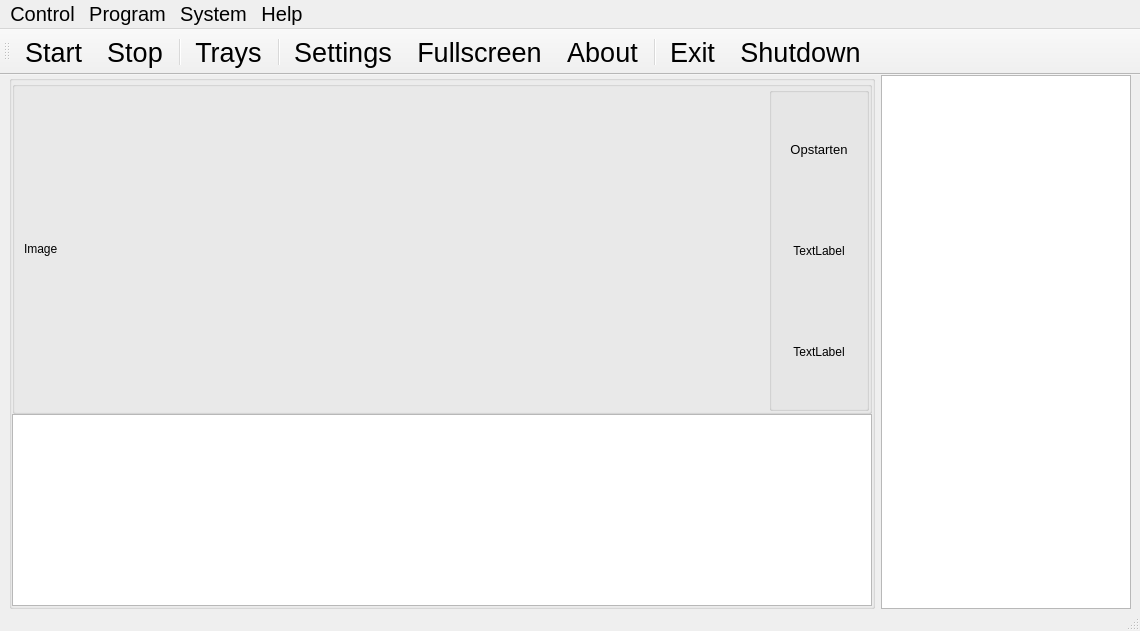
<?xml version="1.0" encoding="UTF-8"?>
<ui version="4.0">
 <class>MainWindow</class>
 <widget class="QMainWindow" name="MainWindow">
  <property name="geometry">
   <rect>
    <x>0</x>
    <y>0</y>
    <width>1140</width>
    <height>631</height>
   </rect>
  </property>
  <property name="windowTitle">
   <string>LEGO sorteermachine</string>
  </property>
  <property name="windowIcon">
   <iconset>
    <normaloff>ic/duck.png</normaloff>ic/duck.png</iconset>
  </property>
  <property name="statusTip">
   <string/>
  </property>
  <widget class="QWidget" name="centralwidget">
   <layout class="QHBoxLayout" name="horizontalLayout">
    <property name="topMargin">
     <number>0</number>
    </property>
    <property name="bottomMargin">
     <number>0</number>
    </property>
    <item>
     <widget class="QGroupBox" name="groupBox">
      <property name="enabled">
       <bool>true</bool>
      </property>
      <property name="title">
       <string/>
      </property>
      <property name="flat">
       <bool>true</bool>
      </property>
      <layout class="QVBoxLayout" name="verticalLayout">
       <property name="spacing">
        <number>0</number>
       </property>
       <property name="leftMargin">
        <number>0</number>
       </property>
       <property name="topMargin">
        <number>0</number>
       </property>
       <property name="rightMargin">
        <number>0</number>
       </property>
       <property name="bottomMargin">
        <number>0</number>
       </property>
       <item>
        <widget class="QGroupBox" name="groupBox_2">
         <property name="title">
          <string/>
         </property>
         <property name="flat">
          <bool>true</bool>
         </property>
         <layout class="QHBoxLayout" name="horizontalLayout_2">
          <property name="spacing">
           <number>0</number>
          </property>
          <property name="leftMargin">
           <number>0</number>
          </property>
          <property name="topMargin">
           <number>0</number>
          </property>
          <property name="rightMargin">
           <number>0</number>
          </property>
          <property name="bottomMargin">
           <number>0</number>
          </property>
          <item>
           <widget class="QWidget" name="widget" native="true">
            <property name="sizePolicy">
             <sizepolicy hsizetype="Expanding" vsizetype="Expanding">
              <horstretch>0</horstretch>
              <verstretch>0</verstretch>
             </sizepolicy>
            </property>
            <layout class="QHBoxLayout" name="horizontalLayout_3">
             <property name="topMargin">
              <number>0</number>
             </property>
             <property name="bottomMargin">
              <number>0</number>
             </property>
             <item>
              <widget class="QLabel" name="image">
               <property name="sizePolicy">
                <sizepolicy hsizetype="Expanding" vsizetype="Expanding">
                 <horstretch>0</horstretch>
                 <verstretch>0</verstretch>
                </sizepolicy>
               </property>
               <property name="text">
                <string>Image</string>
               </property>
              </widget>
             </item>
            </layout>
           </widget>
          </item>
          <item>
           <spacer name="horizontalSpacer">
            <property name="orientation">
             <enum>Qt::Horizontal</enum>
            </property>
            <property name="sizeType">
             <enum>QSizePolicy::Maximum</enum>
            </property>
            <property name="sizeHint" stdset="0">
             <size>
              <width>10</width>
              <height>0</height>
             </size>
            </property>
           </spacer>
          </item>
          <item>
           <widget class="QGroupBox" name="groupBox_3">
            <property name="minimumSize">
             <size>
              <width>100</width>
              <height>0</height>
             </size>
            </property>
            <property name="maximumSize">
             <size>
              <width>16777215</width>
              <height>16777215</height>
             </size>
            </property>
            <property name="title">
             <string/>
            </property>
            <property name="flat">
             <bool>false</bool>
            </property>
            <layout class="QVBoxLayout" name="verticalLayout_2">
             <item>
              <widget class="QLabel" name="ProgramStatus">
               <property name="font">
                <font>
                 <pointsize>10</pointsize>
                </font>
               </property>
               <property name="text">
                <string>Opstarten</string>
               </property>
               <property name="alignment">
                <set>Qt::AlignCenter</set>
               </property>
              </widget>
             </item>
             <item>
              <widget class="QLabel" name="label_2">
               <property name="text">
                <string>TextLabel</string>
               </property>
               <property name="alignment">
                <set>Qt::AlignCenter</set>
               </property>
              </widget>
             </item>
             <item>
              <widget class="QLabel" name="label">
               <property name="text">
                <string>TextLabel</string>
               </property>
               <property name="alignment">
                <set>Qt::AlignCenter</set>
               </property>
              </widget>
             </item>
            </layout>
           </widget>
          </item>
         </layout>
        </widget>
       </item>
       <item>
        <widget class="QTableView" name="Bricks">
         <property name="sizePolicy">
          <sizepolicy hsizetype="Expanding" vsizetype="Maximum">
           <horstretch>0</horstretch>
           <verstretch>0</verstretch>
          </sizepolicy>
         </property>
         <property name="minimumSize">
          <size>
           <width>0</width>
           <height>100</height>
          </size>
         </property>
        </widget>
       </item>
      </layout>
     </widget>
    </item>
    <item>
     <widget class="QTableView" name="IOview">
      <property name="sizePolicy">
       <sizepolicy hsizetype="Expanding" vsizetype="Expanding">
        <horstretch>0</horstretch>
        <verstretch>0</verstretch>
       </sizepolicy>
      </property>
      <property name="minimumSize">
       <size>
        <width>100</width>
        <height>0</height>
       </size>
      </property>
      <property name="maximumSize">
       <size>
        <width>250</width>
        <height>16777215</height>
       </size>
      </property>
     </widget>
    </item>
   </layout>
  </widget>
  <widget class="QMenuBar" name="menubar">
   <property name="geometry">
    <rect>
     <x>0</x>
     <y>0</y>
     <width>1140</width>
     <height>34</height>
    </rect>
   </property>
   <property name="sizePolicy">
    <sizepolicy hsizetype="MinimumExpanding" vsizetype="Minimum">
     <horstretch>10</horstretch>
     <verstretch>10</verstretch>
    </sizepolicy>
   </property>
   <property name="maximumSize">
    <size>
     <width>16777215</width>
     <height>16777215</height>
    </size>
   </property>
   <property name="font">
    <font>
     <pointsize>15</pointsize>
    </font>
   </property>
   <widget class="QMenu" name="menuProgram">
    <property name="geometry">
     <rect>
      <x>269</x>
      <y>138</y>
      <width>196</width>
      <height>174</height>
     </rect>
    </property>
    <property name="sizePolicy">
     <sizepolicy hsizetype="Preferred" vsizetype="Minimum">
      <horstretch>0</horstretch>
      <verstretch>0</verstretch>
     </sizepolicy>
    </property>
    <property name="minimumSize">
     <size>
      <width>0</width>
      <height>0</height>
     </size>
    </property>
    <property name="font">
     <font>
      <pointsize>15</pointsize>
     </font>
    </property>
    <property name="title">
     <string>Control</string>
    </property>
    <addaction name="separator"/>
    <addaction name="actionStart"/>
    <addaction name="actionStop"/>
    <addaction name="separator"/>
   </widget>
   <widget class="QMenu" name="menuSystem">
    <property name="title">
     <string>Program</string>
    </property>
    <property name="separatorsCollapsible">
     <bool>false</bool>
    </property>
    <addaction name="separator"/>
    <addaction name="actionTrays"/>
    <addaction name="actionFullscreen"/>
    <addaction name="actionSettings"/>
   </widget>
   <widget class="QMenu" name="menuHelp">
    <property name="title">
     <string>Help</string>
    </property>
    <addaction name="actionAbout"/>
   </widget>
   <widget class="QMenu" name="menuSystem_2">
    <property name="title">
     <string>System</string>
    </property>
    <addaction name="actionExit"/>
    <addaction name="actionSystemOff"/>
   </widget>
   <addaction name="menuProgram"/>
   <addaction name="menuSystem"/>
   <addaction name="menuSystem_2"/>
   <addaction name="menuHelp"/>
  </widget>
  <widget class="QStatusBar" name="statusbar"/>
  <widget class="QToolBar" name="toolBar">
   <property name="sizePolicy">
    <sizepolicy hsizetype="Preferred" vsizetype="Fixed">
     <horstretch>0</horstretch>
     <verstretch>0</verstretch>
    </sizepolicy>
   </property>
   <property name="minimumSize">
    <size>
     <width>0</width>
     <height>0</height>
    </size>
   </property>
   <property name="windowTitle">
    <string>toolBar</string>
   </property>
   <property name="iconSize">
    <size>
     <width>50</width>
     <height>50</height>
    </size>
   </property>
   <property name="floatable">
    <bool>true</bool>
   </property>
   <attribute name="toolBarArea">
    <enum>TopToolBarArea</enum>
   </attribute>
   <attribute name="toolBarBreak">
    <bool>false</bool>
   </attribute>
   <addaction name="actionStart"/>
   <addaction name="actionStop"/>
   <addaction name="separator"/>
   <addaction name="actionTrays"/>
   <addaction name="separator"/>
   <addaction name="actionSettings"/>
   <addaction name="actionFullscreen"/>
   <addaction name="actionAbout"/>
   <addaction name="separator"/>
   <addaction name="actionExit"/>
   <addaction name="actionSystemOff"/>
  </widget>
  <action name="actionExit">
   <property name="icon">
    <iconset>
     <normaloff>resources/icons/cross.png</normaloff>resources/icons/cross.png</iconset>
   </property>
   <property name="text">
    <string>Exit</string>
   </property>
   <property name="font">
    <font>
     <pointsize>20</pointsize>
    </font>
   </property>
  </action>
  <action name="actionAbout">
   <property name="icon">
    <iconset>
     <normaloff>resources/icons/information.png</normaloff>resources/icons/information.png</iconset>
   </property>
   <property name="text">
    <string>About</string>
   </property>
   <property name="font">
    <font>
     <pointsize>20</pointsize>
    </font>
   </property>
  </action>
  <action name="actionStart">
   <property name="icon">
    <iconset>
     <normaloff>resources/icons/control.png</normaloff>resources/icons/control.png</iconset>
   </property>
   <property name="text">
    <string>Start</string>
   </property>
   <property name="font">
    <font>
     <pointsize>20</pointsize>
    </font>
   </property>
  </action>
  <action name="actionStop">
   <property name="enabled">
    <bool>true</bool>
   </property>
   <property name="icon">
    <iconset>
     <normaloff>resources/icons/control-stop-square.png</normaloff>resources/icons/control-stop-square.png</iconset>
   </property>
   <property name="text">
    <string>Stop</string>
   </property>
   <property name="font">
    <font>
     <pointsize>20</pointsize>
    </font>
   </property>
  </action>
  <action name="actionSettings">
   <property name="checkable">
    <bool>false</bool>
   </property>
   <property name="icon">
    <iconset>
     <normaloff>resources/icons/wrench-screwdriver.png</normaloff>resources/icons/wrench-screwdriver.png</iconset>
   </property>
   <property name="text">
    <string>Settings</string>
   </property>
   <property name="font">
    <font>
     <pointsize>20</pointsize>
    </font>
   </property>
  </action>
  <action name="actionTrays">
   <property name="icon">
    <iconset>
     <normaloff>resources/icons/bin.png</normaloff>resources/icons/bin.png</iconset>
   </property>
   <property name="text">
    <string>Trays</string>
   </property>
   <property name="font">
    <font>
     <pointsize>20</pointsize>
    </font>
   </property>
  </action>
  <action name="actionFullscreen">
   <property name="icon">
    <iconset>
     <normaloff>resources/icons/ui-panel-resize.png</normaloff>resources/icons/ui-panel-resize.png</iconset>
   </property>
   <property name="text">
    <string>Fullscreen</string>
   </property>
   <property name="font">
    <font>
     <pointsize>20</pointsize>
    </font>
   </property>
  </action>
  <action name="actionSystemOff">
   <property name="icon">
    <iconset>
     <normaloff>resources/icons/control-power.png</normaloff>resources/icons/control-power.png</iconset>
   </property>
   <property name="text">
    <string>Shutdown</string>
   </property>
   <property name="font">
    <font>
     <pointsize>20</pointsize>
    </font>
   </property>
  </action>
 </widget>
 <resources/>
 <connections/>
</ui>
